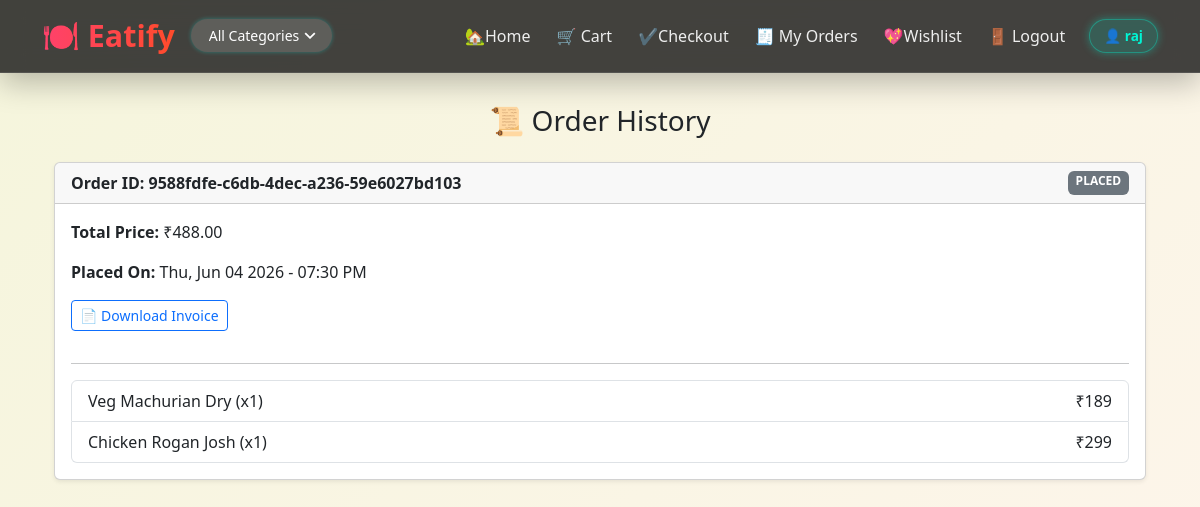
The page /order-history/ (signed in) on the database as committed earlier.
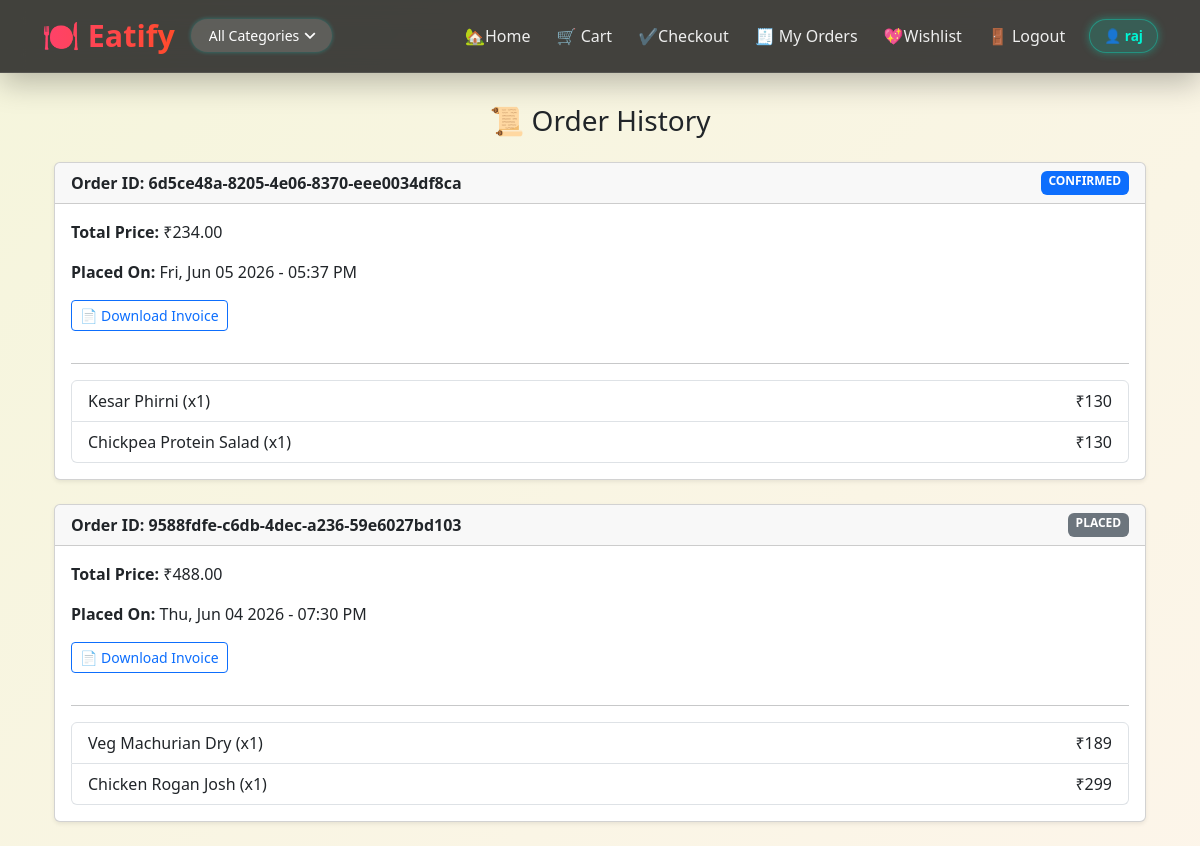
The same page on the database as committed later.
### Eatify/models.py (models this page shows, shortened)
class BaseModel(models.Model):
    uid = models.UUIDField(default=uuid.uuid4, editable=False, primary_key=True)
    created_at = models.DateTimeField(auto_now_add=True)
    update_at = models.DateTimeField(auto_now=True)
    class Meta:
        abstract = True

class Order(BaseModel):
    user = models.ForeignKey(User, on_delete=models.CASCADE)
    address = models.ForeignKey('Address', on_delete=models.SET_NULL, null=True, blank=True)  # 👈 Add this line
    total_price = models.DecimalField(max_digits=10, decimal_places=2)
    is_paid = models.BooleanField(default=False)
    phone = models.CharField(max_length=15, null=True, blank=True)
    status = models.CharField(
        max_length=50, choices=(
            ("PENDING", "Pending"),
            ("CONFIRMED", "Confirmed"),
            ("DELIVERED", "Delivered"),
            ("CANCELLED", "Cancelled")
        ), default="PENDING"
    )

class OrderItem(BaseModel):
    order = models.ForeignKey(Order, on_delete=models.CASCADE, related_name="items")
    food = models.ForeignKey(Food, on_delete=models.CASCADE)
    quantity = models.PositiveIntegerField()
    price = models.IntegerField()

class Food(BaseModel):
    category = models.ForeignKey(Category, on_delete=models.CASCADE, related_name='foods')
    food_name = models.CharField(max_length=100)
    food_slug = models.SlugField(unique=True)
    food_description = models.TextField()
    food_price = models.IntegerField(default=0)
    food_demo_price = models.IntegerField(default=0)
    quantity = models.CharField(max_length=50, null=True, blank=True)

### Eatify/views.py (the view)
# urls.py: path('order-history/', order_history, name='order_history'),
@login_required
def order_history(request):
    orders = Order.objects.filter(user=request.user).order_by('-created_at')
    return render(request, 'order_history.html', {'orders': orders})

### Eatify/templatetags/custom_filters.py (called while the page is built)
@register.filter
def multiply(value, arg):
    return value * arg

### Eatify/templates/order_history.html (shortened to what this page needs)
{% extends 'eatifybase.html' %}
{% load custom_filters %}
{% block content %}
<div class="container my-4">
    <h3 class="text-center mb-4">📜 Order History</h3>
    {% if orders %}
        {% for order in orders %}
            <div class="card mb-4 shadow-sm">
                <div class="card-header d-flex justify-content-between">
                    <strong>Order ID: {{ order.uid }}</strong>
                    <span class="badge
                    {% if order.status == 'PENDING' %} bg-warning text-dark
                    {% elif order.status == 'CONFIRMED' %} bg-primary
                    {% elif order.status == 'DELIVERED' %} bg-success
                    {% elif order.status == 'CANCELLED' %} bg-danger
                    {% else %} bg-secondary
                    {% endif %}
                ">
                    {{ order.status }}
                </span>                </div>
                <div class="card-body">
                    <p><strong>Total Price:</strong> ₹{{ order.total_price }}</p>
<p><strong>Placed On:</strong> {{ order.created_at|date:"D, M d Y - h:i A" }}</p>
<a href="{% url 'download_invoice' order.uid %}"
   class="btn btn-outline-primary btn-sm mb-3">
    📄 Download Invoice
</a>
<hr>
                    <ul class="list-group">
                        {% for item in order.items.all %}
                            <li class="list-group-item d-flex justify-content-between">
                                {{ item.food.food_name }} (x{{ item.quantity }})
                                <span>₹{{ item.price|multiply:item.quantity }}</span>
                            </li>
                        {% endfor %}
                    </ul>
                </div>
            </div>
        {% endfor %}
    {% else %}
        <p class="text-center">You have not placed any orders yet.</p>
    {% endif %}
</div>
{% endblock %}

Rows that differ between the two databases and show on the page:
added Order: uid "6d5ce48a-8205-4e06-8370-eee0034df8ca", status "CONFIRMED", total_price "234.00", created_at "Fri, Jun 05 2026 - 05:37 PM"
added OrderItem: food.food_name "Kesar Phirni", quantity "1", price|multiply "130", shown under "6d5ce48a-8205-4e06-8370-eee0034df8ca"
added OrderItem: food.food_name "Chickpea Protein Salad", quantity "1", price|multiply "130", shown under "6d5ce48a-8205-4e06-8370-eee0034df8ca"
